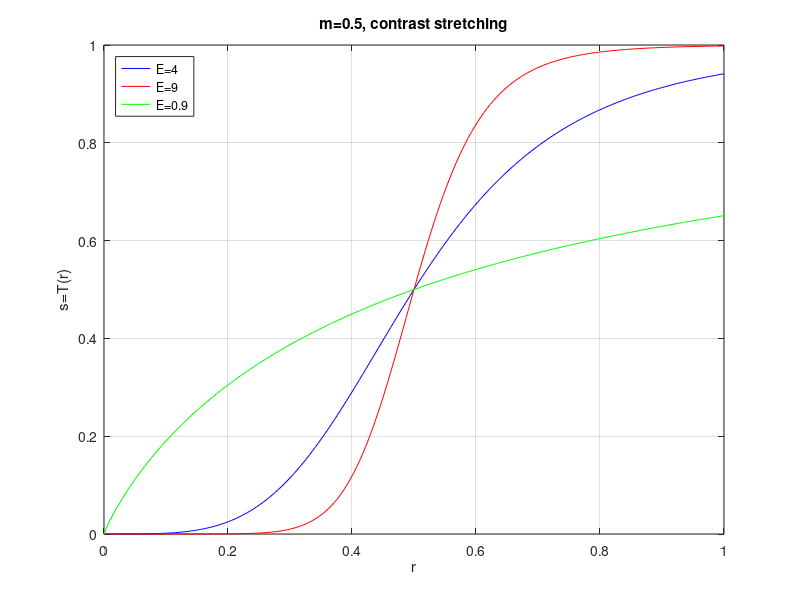

Write the MATLAB code that produced this figure. (Note: this script raises an error after producing the figure.)
clear all;

x = linspace(0,1,200);
y = 1./(1+(0.5./(x+eps)).^4);
figure(1)
plot(x,y,'b'),hold on,grid on;
z = 1./(1+(0.5./(x+eps)).^9);
plot(x,z,'r')
o = 1./(1+(0.5./(x+eps)).^0.9);
plot(x,o,'g')
title('m=0.5, contrast stretching')
xlabel('r');ylabel('s=T(r)');
legend({'E=4','E=9','E=0.9'},'Location','northwest');

f = imread(['/Users/zhifansong/Desktop/Digital Image Processing/' ...
    'Image Processing/DIPGP/CH01/Fig0106(a)(bone-scan-GE).tif']);
figure(2); imshow(f);
g = intrans(f,'stretch',mean2(im2double(f)),0.9);
figure(3);imshow(g);

function g = intrans(f,varargin)
% INTRANS Performs intensity (gray-level) transformations.
%   G = INTRANS(F,'neg') computes the negative of input image F
% 
%   G = INTRANS(F,'log',C,CLASS) computes C*log(1+F), where C>0. If the 
%   last two parameters are omitted, C defaults to 1. Because the log is 
%   used frequently to display Fourier spectra, parameter CLASS offers 
%   the option to specify the class of the output as 'uint8' or 'uint16'.
%   If parameter CLASS is omitted, the output is of the same class as input.
% 
%   G = INTRANS(F,'gamma',GAM) performs a gamma transformation on the input
%   image using parameter GAM (a required input).
% 
%   G = INTRANS(F,'stretch',M,E) computes a contrast-stretching 
%   transformation using the expression 1./(1+(M./(F+eps)).^E). Parameter M
%   must be in the range [0,1]. The default value for M is 
%   mean2(im2double(F)), and the default value for E is 4.
% 
%   For the 'neg','gamma',and 'stretch' transformations, double input 
%   images whose maximum value is greater than 1 are scaled 
%   first using MAT2GRAY. 
%   Other images are converted to double first using IM2DOUBLE. 
%   For the 'log' transformation, double images are transformed 
%   without being scaled; other images are converted to double 
%   first using IM2DOUBLE.
%   The output is of the same class as the input, except if 
%   a different class is specified for the 'log' option.


% Verify the correct number of inputs. Error when <2 or >4.
narginchk(2,4)
% Store the class of the input for use later.
classin = class(f);

% If the input is of class double, and it is outside the range [0,1], 
% and the specified transformation is not 'log',convert the input
% to the range [0,1].
if strcmp(class(f),'double') & max(f(:)) > 1 &  ~strcmp(varargin{1},'log')
    % mat2gray converts matrix f to a grayscale image that contains values
    % in the range 0 and 1. Still double. It's sth like double(f)/255 if 8b
    f = mat2gray(f); 
else % Convert to double, regardless of class(f)
    f = im2double(f);
end

% Determine the type of tarnsformation specified.
method = varargin{1};
% Perform the intensity transformation specified.
switch method
    case'neg'
        g = imcomplement(f);
    case'log'
        if length(varargin) == 1
            c = 1;
        elseif length(varargin) == 2
            c = varargin{2}
        elseif length(varargin) == 3
            c = varargin{3}
            classin = varargin{3}
        else 
            error('Incorrect number of inputs for the log option.')
        end
        g = c*(log(1+double(f)));
    case 'gamma'
        if length(varargin)<2
            error('Not enough inputs for the gamma option.');
        end
        gam = varargin{2}
        g = imadjust(f,[],[],gam);
    case 'stretch'
        if length(varargin) == 1
            % Use defaults
            m = mean2(f); % f already in [0,1] with mat2gray(f)
            E = 4.0;
        elseif length(varargin) == 3
            m = varargin{2};
            E = varargin{3};
        else
            error('Incorrect number of inputs for the stretch option.');    
        end
        g = 1./(1 + (m./(f+eps)).^E);
    otherwise
        error('Unknown enhancement method.')
end % end of switch

% Convert to the class of the input image.
g = changeclass(classin,g);

end % end of function


function image = changeclass(class,varargin)
%CHANGECLASS changes the storage class of an image.
%   I2 = CHANGECLASS(CLASS,I);
%   RGB2 = CHANGECLASS(CLASS,RGB);
%   BW2 = CHANGECLASS(CLASS,BW);
%   X2 = CHANGECLASS(CLASS,X,;indexed');
switch class
    case 'uint8'
        image = im2uint8(varargin{:});
    case 'uint16'
        image = im2uint16(varargin{:});
    case 'double'
        image = im2double(varargin{:});
    otherwise
        error('Unsupported IPT data class.');
end % end of switch
end % end of function 


